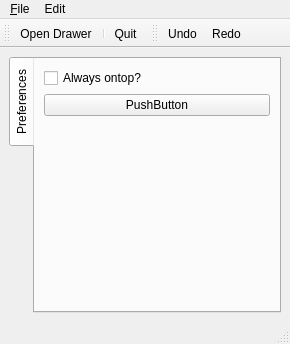
<?xml version="1.0" encoding="UTF-8"?>
<ui version="4.0">
 <class>MainWindow</class>
 <widget class="QMainWindow" name="MainWindow">
  <property name="geometry">
   <rect>
    <x>0</x>
    <y>0</y>
    <width>290</width>
    <height>344</height>
   </rect>
  </property>
  <property name="windowTitle">
   <string>xCalc - Extended Calculator</string>
  </property>
  <property name="windowIcon">
   <iconset resource="../res/res.qrc">
    <normaloff>:/xcalc.svg</normaloff>:/xcalc.svg</iconset>
  </property>
  <property name="unifiedTitleAndToolBarOnMac">
   <bool>false</bool>
  </property>
  <widget class="QWidget" name="centralwidget">
   <layout class="QGridLayout" name="gridLayout">
    <item row="0" column="0">
     <widget class="QTabWidget" name="tabWidget">
      <property name="tabPosition">
       <enum>QTabWidget::West</enum>
      </property>
      <property name="tabShape">
       <enum>QTabWidget::Rounded</enum>
      </property>
      <property name="currentIndex">
       <number>0</number>
      </property>
      <widget class="QWidget" name="tab">
       <attribute name="title">
        <string>Preferences</string>
       </attribute>
       <layout class="QGridLayout" name="gridLayout_2">
        <item row="0" column="0">
         <widget class="QCheckBox" name="chStayOnTop">
          <property name="text">
           <string>Always ontop?</string>
          </property>
         </widget>
        </item>
        <item row="1" column="0">
         <widget class="QPushButton" name="pushButton">
          <property name="text">
           <string>PushButton</string>
          </property>
         </widget>
        </item>
        <item row="2" column="0">
         <spacer name="verticalSpacer">
          <property name="orientation">
           <enum>Qt::Vertical</enum>
          </property>
          <property name="sizeHint" stdset="0">
           <size>
            <width>20</width>
            <height>172</height>
           </size>
          </property>
         </spacer>
        </item>
       </layout>
      </widget>
     </widget>
    </item>
   </layout>
  </widget>
  <widget class="QMenuBar" name="menubar">
   <property name="geometry">
    <rect>
     <x>0</x>
     <y>0</y>
     <width>290</width>
     <height>21</height>
    </rect>
   </property>
   <widget class="QMenu" name="menuFicheiro">
    <property name="title">
     <string>&amp;File</string>
    </property>
    <addaction name="actionOpenDrawer"/>
    <addaction name="actionClose"/>
    <addaction name="separator"/>
    <addaction name="actionExit"/>
   </widget>
   <widget class="QMenu" name="menuEdit">
    <property name="title">
     <string>Edit</string>
    </property>
    <addaction name="actionOpenDrawer"/>
    <addaction name="separator"/>
    <addaction name="actionUndo"/>
    <addaction name="actionRedo"/>
   </widget>
   <addaction name="menuFicheiro"/>
   <addaction name="menuEdit"/>
  </widget>
  <widget class="QStatusBar" name="statusbar"/>
  <widget class="QToolBar" name="mainToolBar">
   <property name="windowTitle">
    <string>toolBar</string>
   </property>
   <attribute name="toolBarArea">
    <enum>TopToolBarArea</enum>
   </attribute>
   <attribute name="toolBarBreak">
    <bool>false</bool>
   </attribute>
   <addaction name="actionOpenDrawer"/>
   <addaction name="separator"/>
   <addaction name="actionExit"/>
  </widget>
  <widget class="QToolBar" name="undoRedoToolbar">
   <property name="windowTitle">
    <string>toolBar</string>
   </property>
   <attribute name="toolBarArea">
    <enum>TopToolBarArea</enum>
   </attribute>
   <attribute name="toolBarBreak">
    <bool>false</bool>
   </attribute>
   <addaction name="actionUndo"/>
   <addaction name="actionRedo"/>
  </widget>
  <action name="actionOpenDrawer">
   <property name="icon">
    <iconset resource="../res/res.qrc">
     <normaloff>:/mail-receive.svg</normaloff>:/mail-receive.svg</iconset>
   </property>
   <property name="text">
    <string>Open Drawer</string>
   </property>
   <property name="shortcut">
    <string>Ctrl+A</string>
   </property>
  </action>
  <action name="actionClose">
   <property name="icon">
    <iconset resource="../res/res.qrc">
     <normaloff>:/dialog-close.svg</normaloff>:/dialog-close.svg</iconset>
   </property>
   <property name="text">
    <string>Close</string>
   </property>
   <property name="shortcut">
    <string>Ctrl+W</string>
   </property>
  </action>
  <action name="actionExit">
   <property name="icon">
    <iconset resource="../res/res.qrc">
     <normaloff>:/application-exit.svg</normaloff>:/application-exit.svg</iconset>
   </property>
   <property name="text">
    <string>Quit</string>
   </property>
   <property name="shortcut">
    <string>Ctrl+Q</string>
   </property>
  </action>
  <action name="actionRestore">
   <property name="icon">
    <iconset resource="../res/res.qrc">
     <normaloff>:/view-fullscreen.svg</normaloff>:/view-fullscreen.svg</iconset>
   </property>
   <property name="text">
    <string>Restore</string>
   </property>
  </action>
  <action name="actionUndo">
   <property name="icon">
    <iconset resource="../res/res.qrc">
     <normaloff>:/edit-undo.svg</normaloff>:/edit-undo.svg</iconset>
   </property>
   <property name="text">
    <string>Undo</string>
   </property>
   <property name="shortcut">
    <string>Ctrl+Z</string>
   </property>
   <property name="menuRole">
    <enum>QAction::AboutQtRole</enum>
   </property>
  </action>
  <action name="actionRedo">
   <property name="icon">
    <iconset resource="../res/res.qrc">
     <normaloff>:/edit-redo.svg</normaloff>:/edit-redo.svg</iconset>
   </property>
   <property name="text">
    <string>Redo</string>
   </property>
  </action>
 </widget>
 <resources>
  <include location="../res/res.qrc"/>
 </resources>
 <connections>
  <connection>
   <sender>actionOpenDrawer</sender>
   <signal>triggered()</signal>
   <receiver>MainWindow</receiver>
   <slot>openDrawer()</slot>
   <hints>
    <hint type="sourcelabel">
     <x>-1</x>
     <y>-1</y>
    </hint>
    <hint type="destinationlabel">
     <x>144</x>
     <y>171</y>
    </hint>
   </hints>
  </connection>
  <connection>
   <sender>actionClose</sender>
   <signal>triggered()</signal>
   <receiver>MainWindow</receiver>
   <slot>close()</slot>
   <hints>
    <hint type="sourcelabel">
     <x>-1</x>
     <y>-1</y>
    </hint>
    <hint type="destinationlabel">
     <x>144</x>
     <y>171</y>
    </hint>
   </hints>
  </connection>
  <connection>
   <sender>actionExit</sender>
   <signal>triggered()</signal>
   <receiver>MainWindow</receiver>
   <slot>quit()</slot>
   <hints>
    <hint type="sourcelabel">
     <x>-1</x>
     <y>-1</y>
    </hint>
    <hint type="destinationlabel">
     <x>144</x>
     <y>171</y>
    </hint>
   </hints>
  </connection>
  <connection>
   <sender>actionRestore</sender>
   <signal>triggered()</signal>
   <receiver>MainWindow</receiver>
   <slot>restoreWindow()</slot>
   <hints>
    <hint type="sourcelabel">
     <x>-1</x>
     <y>-1</y>
    </hint>
    <hint type="destinationlabel">
     <x>144</x>
     <y>171</y>
    </hint>
   </hints>
  </connection>
  <connection>
   <sender>chStayOnTop</sender>
   <signal>toggled(bool)</signal>
   <receiver>MainWindow</receiver>
   <slot>setAllwaysOnTop(bool)</slot>
   <hints>
    <hint type="sourcelabel">
     <x>81</x>
     <y>77</y>
    </hint>
    <hint type="destinationlabel">
     <x>110</x>
     <y>55</y>
    </hint>
   </hints>
  </connection>
 </connections>
 <slots>
  <slot>openDrawer()</slot>
  <slot>restoreWindow()</slot>
  <slot>quit()</slot>
  <slot>setAllwaysOnTop(bool)</slot>
 </slots>
</ui>
